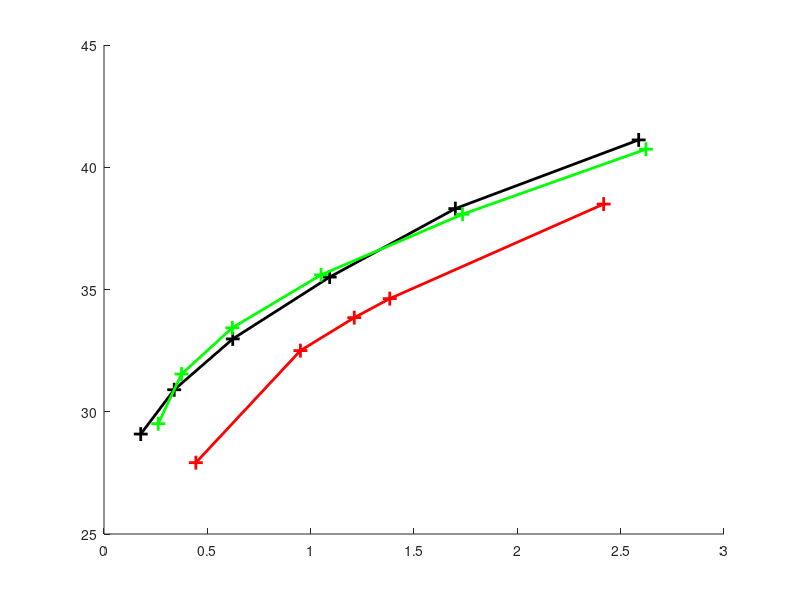

Write the MATLAB code that produced this figure.
%no optimazytion
x1=[0.2273,0.4490,0.6258,0.7383,1.6301];
y1=[28.5568,32.3619,33.5356,34.1676,37.2377];
x2=[0.4445,0.9504,1.2110,1.3827,2.4177];
y2=[27.9174,32.5002,33.8487,34.6259,38.4936];
%optimazation with hevc 16x16 transform
x3=[0.1777,0.3397,0.6230,1.0919,1.7001,2.5872];
y3=[29.0873,30.8997,32.9785,35.5084,38.3089,41.1182];
%optimazation with hevc 8x8 transform
x4=[0.2625,0.3754,0.6209,1.0503,1.7348,2.6225];
y4=[29.5137,31.5420,33.4331,35.5990,38.0767,40.7376];




figure('units','normalized','outerposition',[0 0 1 1])
hold on

plot(x2,y2,'r+-','MarkerSize',10,'LineWidth',2);
plot(x3,y3,'black+-','MarkerSize',10,'LineWidth',2);
plot(x4,y4,'green+-','MarkerSize',10,'LineWidth',2);